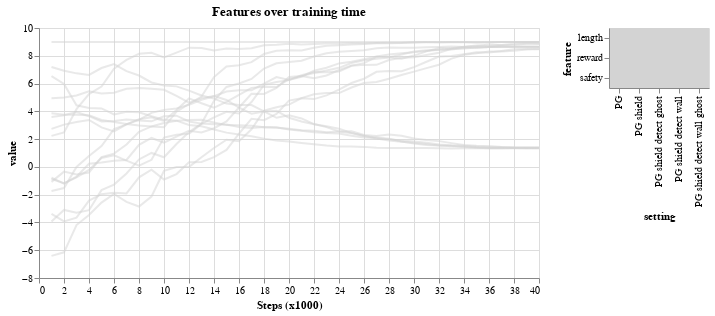

The notebook cell this image was saved under:
### Code cell
feature_chart = make_chart2(dfs_features, title='Features over training time',
                                keys=[
                                      'PG',
                                      'PG shield',
                                      'PG shield detect wall ghost',
                                      'PG shield detect ghost',
                                      'PG shield detect wall',
                                ], window_speed=1000)
feature_chart

### Figure 1 — Vega-Lite specification as saved in the notebook (floating-point values rounded to 4 significant figures; data arrays with more than 128 entries replaced by an {"elided": "..."} marker saying what was removed)
{"config": {"view": {"continuousWidth": 400, "continuousHeight": 300}}, "hconcat": [{"mark": {"type": "line", "opacity": 0.5}, "encoding": {"color": {"condition": {"type": "nominal", "field": "series", "legend": null, "scale": {"scheme": "dark2"}, "selection": "selector007"}, "value": "lightgray"}, "x": {"type": "quantitative", "axis": {"tickMinStep": 1, "title": "Steps (x1000)"}, "field": "n_steps"}, "y": {"type": "quantitative", "axis": {"tickMinStep": 0.1, "title": "value"}, "field": "value", "sort": "ascending"}}, "height": 250, "selection": {"selector007": {"type": "multi", "fields": ["setting", "feature"], "empty": "none"}, "selector008": {"type": "interval", "bind": "scales", "encodings": ["x", "y"]}}, "title": "Features over training time", "width": 500}, {"mark": "rect", "encoding": {"color": {"condition": {"type": "nominal", "field": "series", "legend": null, "scale": {"scheme": "dark2"}, "selection": "selector007"}, "value": "lightgray"}, "x": {"type": "nominal", "axis": {"orient": "bottom"}, "field": "setting"}, "y": {"type": "nominal", "field": "feature"}}, "selection": {"selector007": {"type": "multi", "fields": ["setting", "feature"], "empty": "none"}}}], "data": {"name": "data-191218cf0e013e0f86d1aa10d4651a1f"}, "$schema": "https://vega.github.io/schema/vega-lite/v4.8.1.json", "datasets": {"data-191218cf0e013e0f86d1aa10d4651a1f": {"elided": "600 records"}}}
